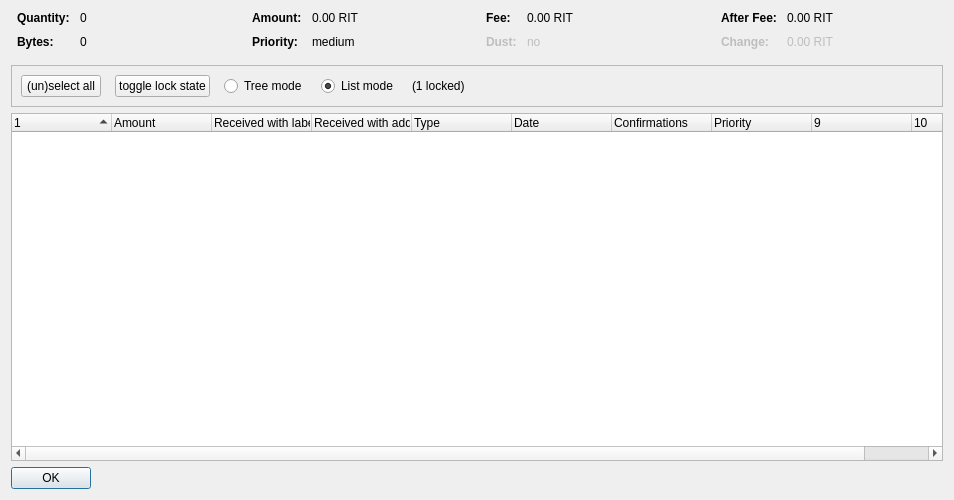
<?xml version="1.0" encoding="UTF-8"?>
<ui version="4.0">
 <class>CoinControlDialog</class>
 <widget class="QDialog" name="CoinControlDialog">
  <property name="geometry">
   <rect>
    <x>0</x>
    <y>0</y>
    <width>954</width>
    <height>500</height>
   </rect>
  </property>
  <property name="windowTitle">
   <string>Coin Selection</string>
  </property>
  <layout class="QVBoxLayout" name="verticalLayout">
   <item>
    <layout class="QHBoxLayout" name="horizontalLayoutTop" stretch="0,0,0,0">
     <property name="topMargin">
      <number>0</number>
     </property>
     <property name="bottomMargin">
      <number>10</number>
     </property>
     <item>
      <layout class="QFormLayout" name="formLayoutCoinControl1">
       <property name="horizontalSpacing">
        <number>10</number>
       </property>
       <property name="verticalSpacing">
        <number>10</number>
       </property>
       <property name="leftMargin">
        <number>6</number>
       </property>
       <property name="rightMargin">
        <number>6</number>
       </property>
       <item row="0" column="0">
        <widget class="QLabel" name="labelCoinControlQuantityText">
         <property name="font">
          <font>
           <weight>75</weight>
           <bold>true</bold>
          </font>
         </property>
         <property name="text">
          <string>Quantity:</string>
         </property>
        </widget>
       </item>
       <item row="0" column="1">
        <widget class="QLabel" name="labelCoinControlQuantity">
         <property name="cursor">
          <cursorShape>IBeamCursor</cursorShape>
         </property>
         <property name="contextMenuPolicy">
          <enum>Qt::ActionsContextMenu</enum>
         </property>
         <property name="text">
          <string notr="true">0</string>
         </property>
         <property name="textInteractionFlags">
          <set>Qt::LinksAccessibleByMouse|Qt::TextSelectableByKeyboard|Qt::TextSelectableByMouse</set>
         </property>
        </widget>
       </item>
       <item row="1" column="0">
        <widget class="QLabel" name="labelCoinControlBytesText">
         <property name="font">
          <font>
           <weight>75</weight>
           <bold>true</bold>
          </font>
         </property>
         <property name="text">
          <string>Bytes:</string>
         </property>
        </widget>
       </item>
       <item row="1" column="1">
        <widget class="QLabel" name="labelCoinControlBytes">
         <property name="cursor">
          <cursorShape>IBeamCursor</cursorShape>
         </property>
         <property name="contextMenuPolicy">
          <enum>Qt::ActionsContextMenu</enum>
         </property>
         <property name="text">
          <string notr="true">0</string>
         </property>
         <property name="textInteractionFlags">
          <set>Qt::LinksAccessibleByMouse|Qt::TextSelectableByKeyboard|Qt::TextSelectableByMouse</set>
         </property>
        </widget>
       </item>
      </layout>
     </item>
     <item>
      <layout class="QFormLayout" name="formLayoutCoinControl2">
       <property name="horizontalSpacing">
        <number>10</number>
       </property>
       <property name="verticalSpacing">
        <number>10</number>
       </property>
       <property name="leftMargin">
        <number>6</number>
       </property>
       <property name="rightMargin">
        <number>6</number>
       </property>
       <item row="0" column="0">
        <widget class="QLabel" name="labelCoinControlAmountText">
         <property name="font">
          <font>
           <weight>75</weight>
           <bold>true</bold>
          </font>
         </property>
         <property name="text">
          <string>Amount:</string>
         </property>
        </widget>
       </item>
       <item row="0" column="1">
        <widget class="QLabel" name="labelCoinControlAmount">
         <property name="cursor">
          <cursorShape>IBeamCursor</cursorShape>
         </property>
         <property name="contextMenuPolicy">
          <enum>Qt::ActionsContextMenu</enum>
         </property>
         <property name="text">
          <string notr="true">0.00 RIT</string>
         </property>
         <property name="textInteractionFlags">
          <set>Qt::LinksAccessibleByMouse|Qt::TextSelectableByKeyboard|Qt::TextSelectableByMouse</set>
         </property>
        </widget>
       </item>
       <item row="1" column="0">
        <widget class="QLabel" name="labelCoinControlPriorityText">
         <property name="font">
          <font>
           <weight>75</weight>
           <bold>true</bold>
          </font>
         </property>
         <property name="text">
          <string>Priority:</string>
         </property>
        </widget>
       </item>
       <item row="1" column="1">
        <widget class="QLabel" name="labelCoinControlPriority">
         <property name="cursor">
          <cursorShape>IBeamCursor</cursorShape>
         </property>
         <property name="contextMenuPolicy">
          <enum>Qt::ActionsContextMenu</enum>
         </property>
         <property name="text">
          <string>medium</string>
         </property>
         <property name="textInteractionFlags">
          <set>Qt::LinksAccessibleByMouse|Qt::TextSelectableByKeyboard|Qt::TextSelectableByMouse</set>
         </property>
        </widget>
       </item>
      </layout>
     </item>
     <item>
      <layout class="QFormLayout" name="formLayoutCoinControl3">
       <property name="horizontalSpacing">
        <number>10</number>
       </property>
       <property name="verticalSpacing">
        <number>10</number>
       </property>
       <property name="leftMargin">
        <number>6</number>
       </property>
       <property name="rightMargin">
        <number>6</number>
       </property>
       <item row="0" column="0">
        <widget class="QLabel" name="labelCoinControlFeeText">
         <property name="font">
          <font>
           <weight>75</weight>
           <bold>true</bold>
          </font>
         </property>
         <property name="text">
          <string>Fee:</string>
         </property>
        </widget>
       </item>
       <item row="0" column="1">
        <widget class="QLabel" name="labelCoinControlFee">
         <property name="cursor">
          <cursorShape>IBeamCursor</cursorShape>
         </property>
         <property name="contextMenuPolicy">
          <enum>Qt::ActionsContextMenu</enum>
         </property>
         <property name="text">
          <string notr="true">0.00 RIT</string>
         </property>
         <property name="textInteractionFlags">
          <set>Qt::LinksAccessibleByMouse|Qt::TextSelectableByKeyboard|Qt::TextSelectableByMouse</set>
         </property>
        </widget>
       </item>
       <item row="1" column="0">
        <widget class="QLabel" name="labelCoinControlLowOutputText">
         <property name="enabled">
          <bool>false</bool>
         </property>
         <property name="font">
          <font>
           <weight>75</weight>
           <bold>true</bold>
          </font>
         </property>
         <property name="text">
          <string>Dust:</string>
         </property>
        </widget>
       </item>
       <item row="1" column="1">
        <widget class="QLabel" name="labelCoinControlLowOutput">
         <property name="enabled">
          <bool>false</bool>
         </property>
         <property name="cursor">
          <cursorShape>IBeamCursor</cursorShape>
         </property>
         <property name="contextMenuPolicy">
          <enum>Qt::ActionsContextMenu</enum>
         </property>
         <property name="text">
          <string>no</string>
         </property>
         <property name="textInteractionFlags">
          <set>Qt::LinksAccessibleByMouse|Qt::TextSelectableByKeyboard|Qt::TextSelectableByMouse</set>
         </property>
        </widget>
       </item>
      </layout>
     </item>
     <item>
      <layout class="QFormLayout" name="formLayoutCoinControl4">
       <property name="horizontalSpacing">
        <number>10</number>
       </property>
       <property name="verticalSpacing">
        <number>10</number>
       </property>
       <property name="leftMargin">
        <number>6</number>
       </property>
       <property name="rightMargin">
        <number>6</number>
       </property>
       <item row="0" column="0">
        <widget class="QLabel" name="labelCoinControlAfterFeeText">
         <property name="font">
          <font>
           <weight>75</weight>
           <bold>true</bold>
          </font>
         </property>
         <property name="text">
          <string>After Fee:</string>
         </property>
        </widget>
       </item>
       <item row="0" column="1">
        <widget class="QLabel" name="labelCoinControlAfterFee">
         <property name="cursor">
          <cursorShape>IBeamCursor</cursorShape>
         </property>
         <property name="contextMenuPolicy">
          <enum>Qt::ActionsContextMenu</enum>
         </property>
         <property name="text">
          <string notr="true">0.00 RIT</string>
         </property>
         <property name="textInteractionFlags">
          <set>Qt::LinksAccessibleByMouse|Qt::TextSelectableByKeyboard|Qt::TextSelectableByMouse</set>
         </property>
        </widget>
       </item>
       <item row="1" column="0">
        <widget class="QLabel" name="labelCoinControlChangeText">
         <property name="enabled">
          <bool>false</bool>
         </property>
         <property name="font">
          <font>
           <weight>75</weight>
           <bold>true</bold>
          </font>
         </property>
         <property name="text">
          <string>Change:</string>
         </property>
        </widget>
       </item>
       <item row="1" column="1">
        <widget class="QLabel" name="labelCoinControlChange">
         <property name="enabled">
          <bool>false</bool>
         </property>
         <property name="cursor">
          <cursorShape>IBeamCursor</cursorShape>
         </property>
         <property name="contextMenuPolicy">
          <enum>Qt::ActionsContextMenu</enum>
         </property>
         <property name="text">
          <string notr="true">0.00 RIT</string>
         </property>
         <property name="textInteractionFlags">
          <set>Qt::LinksAccessibleByMouse|Qt::TextSelectableByKeyboard|Qt::TextSelectableByMouse</set>
         </property>
        </widget>
       </item>
      </layout>
     </item>
    </layout>
   </item>
   <item>
    <widget class="QFrame" name="frame">
     <property name="minimumSize">
      <size>
       <width>0</width>
       <height>40</height>
      </size>
     </property>
     <property name="frameShape">
      <enum>QFrame::StyledPanel</enum>
     </property>
     <property name="frameShadow">
      <enum>QFrame::Sunken</enum>
     </property>
     <layout class="QHBoxLayout" name="horizontalLayout">
      <item>
       <layout class="QHBoxLayout" name="horizontalLayoutPanel" stretch="0,0,0,0,0,0">
        <property name="spacing">
         <number>14</number>
        </property>
        <item>
         <widget class="QPushButton" name="pushButtonSelectAll">
          <property name="sizePolicy">
           <sizepolicy hsizetype="Maximum" vsizetype="Fixed">
            <horstretch>0</horstretch>
            <verstretch>0</verstretch>
           </sizepolicy>
          </property>
          <property name="text">
           <string>(un)select all</string>
          </property>
          <property name="autoDefault">
           <bool>false</bool>
          </property>
         </widget>
        </item>
        <item>
         <widget class="QPushButton" name="pushButtonToggleLock">
          <property name="sizePolicy">
           <sizepolicy hsizetype="Maximum" vsizetype="Fixed">
            <horstretch>0</horstretch>
            <verstretch>0</verstretch>
           </sizepolicy>
          </property>
          <property name="text">
           <string>toggle lock state</string>
          </property>
          <property name="autoDefault">
           <bool>false</bool>
          </property>
         </widget>
        </item>
        <item>
         <widget class="QRadioButton" name="radioTreeMode">
          <property name="sizePolicy">
           <sizepolicy hsizetype="Maximum" vsizetype="Fixed">
            <horstretch>0</horstretch>
            <verstretch>0</verstretch>
           </sizepolicy>
          </property>
          <property name="text">
           <string>Tree mode</string>
          </property>
         </widget>
        </item>
        <item>
         <widget class="QRadioButton" name="radioListMode">
          <property name="sizePolicy">
           <sizepolicy hsizetype="Maximum" vsizetype="Fixed">
            <horstretch>0</horstretch>
            <verstretch>0</verstretch>
           </sizepolicy>
          </property>
          <property name="text">
           <string>List mode</string>
          </property>
          <property name="checked">
           <bool>true</bool>
          </property>
         </widget>
        </item>
        <item>
         <widget class="QLabel" name="labelLocked">
          <property name="text">
           <string>(1 locked)</string>
          </property>
         </widget>
        </item>
        <item>
         <spacer name="horizontalSpacer">
          <property name="orientation">
           <enum>Qt::Horizontal</enum>
          </property>
          <property name="sizeHint" stdset="0">
           <size>
            <width>40</width>
            <height>20</height>
           </size>
          </property>
         </spacer>
        </item>
       </layout>
      </item>
     </layout>
    </widget>
   </item>
   <item>
    <widget class="CoinControlTreeWidget" name="treeWidget">
     <property name="contextMenuPolicy">
      <enum>Qt::CustomContextMenu</enum>
     </property>
     <property name="sortingEnabled">
      <bool>false</bool>
     </property>
     <property name="columnCount">
      <number>10</number>
     </property>
     <attribute name="headerShowSortIndicator" stdset="0">
      <bool>true</bool>
     </attribute>
     <attribute name="headerStretchLastSection">
      <bool>false</bool>
     </attribute>
     <column>
      <property name="text">
       <string/>
      </property>
     </column>
     <column>
      <property name="text">
       <string>Amount</string>
      </property>
     </column>
     <column>
      <property name="text">
       <string>Received with label</string>
      </property>
     </column>
     <column>
      <property name="text">
       <string>Received with address</string>
      </property>
     </column>
     <column>
      <property name="text">
       <string>Type</string>
      </property>
     </column>
     <column>
      <property name="text">
       <string>Date</string>
      </property>
     </column>
     <column>
      <property name="text">
       <string>Confirmations</string>
      </property>
      <property name="toolTip">
       <string>Confirmed</string>
      </property>
     </column>
     <column>
      <property name="text">
       <string>Priority</string>
      </property>
     </column>
     <column>
      <property name="text">
       <string/>
      </property>
     </column>
     <column>
      <property name="text">
       <string/>
      </property>
     </column>
    </widget>
   </item>
   <item>
    <widget class="QDialogButtonBox" name="buttonBox">
     <property name="sizePolicy">
      <sizepolicy hsizetype="Maximum" vsizetype="Fixed">
       <horstretch>0</horstretch>
       <verstretch>0</verstretch>
      </sizepolicy>
     </property>
     <property name="orientation">
      <enum>Qt::Horizontal</enum>
     </property>
     <property name="standardButtons">
      <set>QDialogButtonBox::Ok</set>
     </property>
    </widget>
   </item>
  </layout>
 </widget>
 <customwidgets>
  <customwidget>
   <class>CoinControlTreeWidget</class>
   <extends>QTreeWidget</extends>
   <header>coincontroltreewidget.h</header>
  </customwidget>
 </customwidgets>
 <resources/>
 <connections/>
</ui>
